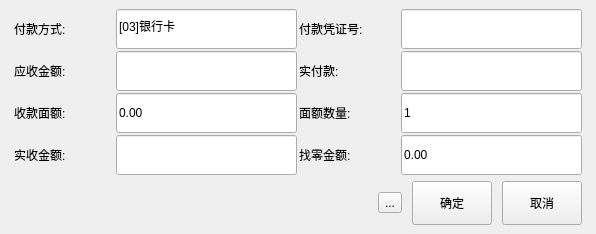
<?xml version="1.0" encoding="UTF-8"?>
<ui version="4.0">
 <class>bank_card</class>
 <widget class="QDialog" name="bank_card">
  <property name="geometry">
   <rect>
    <x>0</x>
    <y>0</y>
    <width>596</width>
    <height>234</height>
   </rect>
  </property>
  <property name="windowTitle">
   <string>Dialog</string>
  </property>
  <layout class="QVBoxLayout" name="verticalLayout">
   <property name="spacing">
    <number>6</number>
   </property>
   <property name="leftMargin">
    <number>9</number>
   </property>
   <property name="topMargin">
    <number>9</number>
   </property>
   <property name="rightMargin">
    <number>9</number>
   </property>
   <property name="bottomMargin">
    <number>9</number>
   </property>
   <item>
    <layout class="QGridLayout" name="gridLayout">
     <property name="leftMargin">
      <number>5</number>
     </property>
     <property name="rightMargin">
      <number>5</number>
     </property>
     <property name="spacing">
      <number>2</number>
     </property>
     <item row="0" column="0">
      <widget class="QLabel" name="label_2">
       <property name="sizePolicy">
        <sizepolicy hsizetype="Fixed" vsizetype="Fixed">
         <horstretch>0</horstretch>
         <verstretch>0</verstretch>
        </sizepolicy>
       </property>
       <property name="minimumSize">
        <size>
         <width>100</width>
         <height>40</height>
        </size>
       </property>
       <property name="text">
        <string>付款方式:</string>
       </property>
      </widget>
     </item>
     <item row="0" column="1">
      <widget class="QLineEdit" name="lineEdit">
       <property name="minimumSize">
        <size>
         <width>0</width>
         <height>40</height>
        </size>
       </property>
       <property name="text">
        <string>[03]银行卡</string>
       </property>
      </widget>
     </item>
     <item row="0" column="2">
      <widget class="QLabel" name="label_3">
       <property name="sizePolicy">
        <sizepolicy hsizetype="Fixed" vsizetype="Fixed">
         <horstretch>0</horstretch>
         <verstretch>0</verstretch>
        </sizepolicy>
       </property>
       <property name="minimumSize">
        <size>
         <width>100</width>
         <height>40</height>
        </size>
       </property>
       <property name="text">
        <string>付款凭证号:</string>
       </property>
      </widget>
     </item>
     <item row="0" column="3">
      <widget class="QLineEdit" name="lineEdit_2">
       <property name="minimumSize">
        <size>
         <width>0</width>
         <height>40</height>
        </size>
       </property>
      </widget>
     </item>
     <item row="1" column="0">
      <widget class="QLabel" name="label_4">
       <property name="sizePolicy">
        <sizepolicy hsizetype="Fixed" vsizetype="Fixed">
         <horstretch>0</horstretch>
         <verstretch>0</verstretch>
        </sizepolicy>
       </property>
       <property name="minimumSize">
        <size>
         <width>100</width>
         <height>40</height>
        </size>
       </property>
       <property name="text">
        <string>应收金额:</string>
       </property>
      </widget>
     </item>
     <item row="1" column="1">
      <widget class="QLineEdit" name="lineEdit_3">
       <property name="minimumSize">
        <size>
         <width>0</width>
         <height>40</height>
        </size>
       </property>
       <property name="text">
        <string/>
       </property>
      </widget>
     </item>
     <item row="1" column="2">
      <widget class="QLabel" name="label_5">
       <property name="sizePolicy">
        <sizepolicy hsizetype="Fixed" vsizetype="Fixed">
         <horstretch>0</horstretch>
         <verstretch>0</verstretch>
        </sizepolicy>
       </property>
       <property name="minimumSize">
        <size>
         <width>100</width>
         <height>40</height>
        </size>
       </property>
       <property name="text">
        <string>实付款:</string>
       </property>
      </widget>
     </item>
     <item row="1" column="3">
      <widget class="QLineEdit" name="lineEdit_4">
       <property name="minimumSize">
        <size>
         <width>0</width>
         <height>40</height>
        </size>
       </property>
      </widget>
     </item>
     <item row="2" column="0">
      <widget class="QLabel" name="label_7">
       <property name="sizePolicy">
        <sizepolicy hsizetype="Fixed" vsizetype="Fixed">
         <horstretch>0</horstretch>
         <verstretch>0</verstretch>
        </sizepolicy>
       </property>
       <property name="minimumSize">
        <size>
         <width>100</width>
         <height>40</height>
        </size>
       </property>
       <property name="text">
        <string>收款面额:</string>
       </property>
      </widget>
     </item>
     <item row="2" column="1">
      <widget class="QLineEdit" name="lineEdit_6">
       <property name="minimumSize">
        <size>
         <width>0</width>
         <height>40</height>
        </size>
       </property>
       <property name="text">
        <string>0.00</string>
       </property>
      </widget>
     </item>
     <item row="2" column="2">
      <widget class="QLabel" name="label_6">
       <property name="sizePolicy">
        <sizepolicy hsizetype="Fixed" vsizetype="Fixed">
         <horstretch>0</horstretch>
         <verstretch>0</verstretch>
        </sizepolicy>
       </property>
       <property name="minimumSize">
        <size>
         <width>100</width>
         <height>40</height>
        </size>
       </property>
       <property name="text">
        <string>面额数量:</string>
       </property>
      </widget>
     </item>
     <item row="2" column="3">
      <widget class="QLineEdit" name="lineEdit_5">
       <property name="minimumSize">
        <size>
         <width>0</width>
         <height>40</height>
        </size>
       </property>
       <property name="text">
        <string>1</string>
       </property>
      </widget>
     </item>
     <item row="3" column="0">
      <widget class="QLabel" name="label_9">
       <property name="sizePolicy">
        <sizepolicy hsizetype="Fixed" vsizetype="Fixed">
         <horstretch>0</horstretch>
         <verstretch>0</verstretch>
        </sizepolicy>
       </property>
       <property name="minimumSize">
        <size>
         <width>100</width>
         <height>40</height>
        </size>
       </property>
       <property name="text">
        <string>实收金额:</string>
       </property>
      </widget>
     </item>
     <item row="3" column="1">
      <widget class="QLineEdit" name="lineEdit_8">
       <property name="minimumSize">
        <size>
         <width>0</width>
         <height>40</height>
        </size>
       </property>
       <property name="text">
        <string/>
       </property>
      </widget>
     </item>
     <item row="3" column="2">
      <widget class="QLabel" name="label_8">
       <property name="sizePolicy">
        <sizepolicy hsizetype="Fixed" vsizetype="Fixed">
         <horstretch>0</horstretch>
         <verstretch>0</verstretch>
        </sizepolicy>
       </property>
       <property name="minimumSize">
        <size>
         <width>100</width>
         <height>40</height>
        </size>
       </property>
       <property name="text">
        <string>找零金额:</string>
       </property>
      </widget>
     </item>
     <item row="3" column="3">
      <widget class="QLineEdit" name="lineEdit_7">
       <property name="minimumSize">
        <size>
         <width>0</width>
         <height>40</height>
        </size>
       </property>
       <property name="text">
        <string>0.00</string>
       </property>
      </widget>
     </item>
    </layout>
   </item>
   <item>
    <layout class="QHBoxLayout" name="horizontalLayout">
     <property name="spacing">
      <number>10</number>
     </property>
     <property name="leftMargin">
      <number>5</number>
     </property>
     <property name="rightMargin">
      <number>5</number>
     </property>
     <item>
      <spacer name="horizontalSpacer">
       <property name="orientation">
        <enum>Qt::Horizontal</enum>
       </property>
       <property name="sizeHint" stdset="0">
        <size>
         <width>40</width>
         <height>20</height>
        </size>
       </property>
      </spacer>
     </item>
     <item>
      <widget class="lds_keytoolbutton" name="toolButton">
       <property name="text">
        <string>...</string>
       </property>
      </widget>
     </item>
     <item>
      <widget class="lds_toolbar_button" name="pushButton_4">
       <property name="sizePolicy">
        <sizepolicy hsizetype="Minimum" vsizetype="Expanding">
         <horstretch>0</horstretch>
         <verstretch>0</verstretch>
        </sizepolicy>
       </property>
       <property name="focusPolicy">
        <enum>Qt::NoFocus</enum>
       </property>
       <property name="text">
        <string>确定</string>
       </property>
       <property name="outer_stylesheet" stdset="0">
        <string>pushbutton_bottom</string>
       </property>
      </widget>
     </item>
     <item>
      <widget class="lds_toolbar_button" name="pushButton_5">
       <property name="sizePolicy">
        <sizepolicy hsizetype="Fixed" vsizetype="Expanding">
         <horstretch>0</horstretch>
         <verstretch>0</verstretch>
        </sizepolicy>
       </property>
       <property name="focusPolicy">
        <enum>Qt::NoFocus</enum>
       </property>
       <property name="text">
        <string>取消</string>
       </property>
       <property name="outer_stylesheet" stdset="0">
        <string>pushbutton_bottom</string>
       </property>
      </widget>
     </item>
    </layout>
   </item>
  </layout>
 </widget>
 <customwidgets>
  <customwidget>
   <class>lds_keytoolbutton</class>
   <extends>QToolButton</extends>
   <header>lds_keytoolbutton.h</header>
  </customwidget>
  <customwidget>
   <class>lds_toolbar_button</class>
   <extends>QPushButton</extends>
   <header>lds_toolbar_button.h</header>
  </customwidget>
 </customwidgets>
 <tabstops>
  <tabstop>lineEdit_8</tabstop>
  <tabstop>lineEdit_2</tabstop>
  <tabstop>lineEdit_3</tabstop>
  <tabstop>lineEdit_4</tabstop>
  <tabstop>lineEdit_6</tabstop>
  <tabstop>lineEdit_5</tabstop>
  <tabstop>lineEdit</tabstop>
  <tabstop>lineEdit_7</tabstop>
  <tabstop>toolButton</tabstop>
 </tabstops>
 <resources/>
 <connections/>
</ui>
